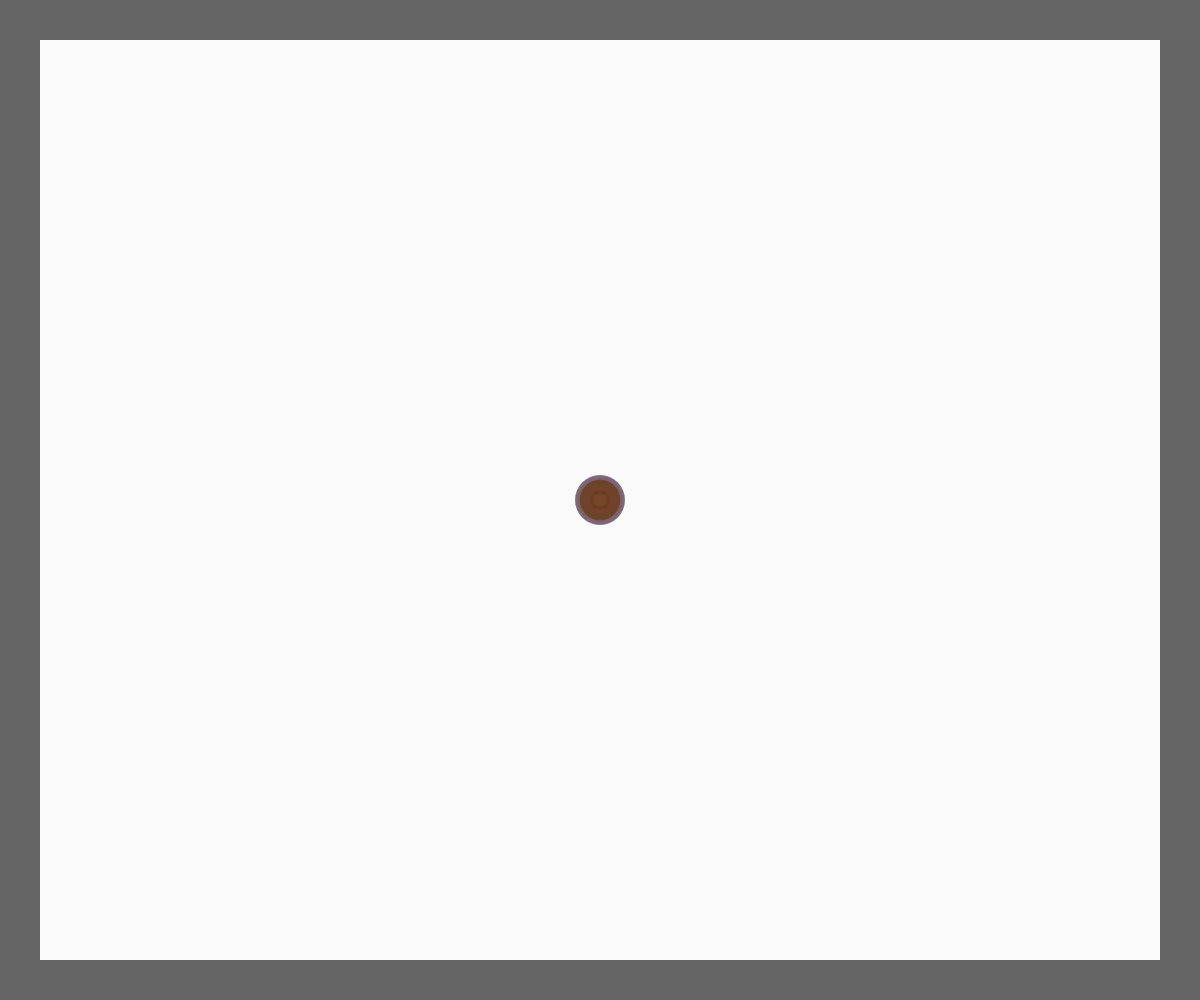
Frame 1 (no input)
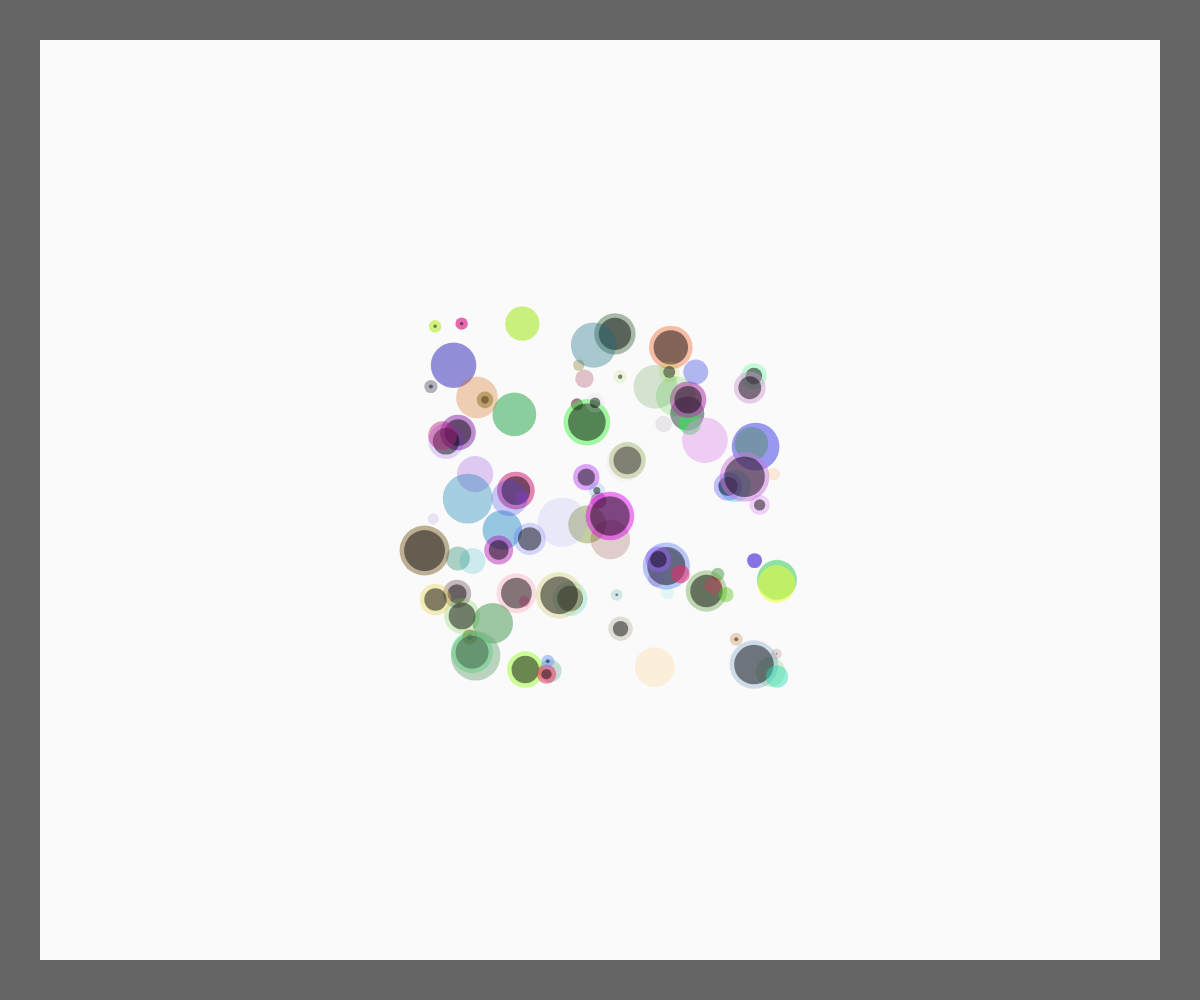
Frame 60 (no input)
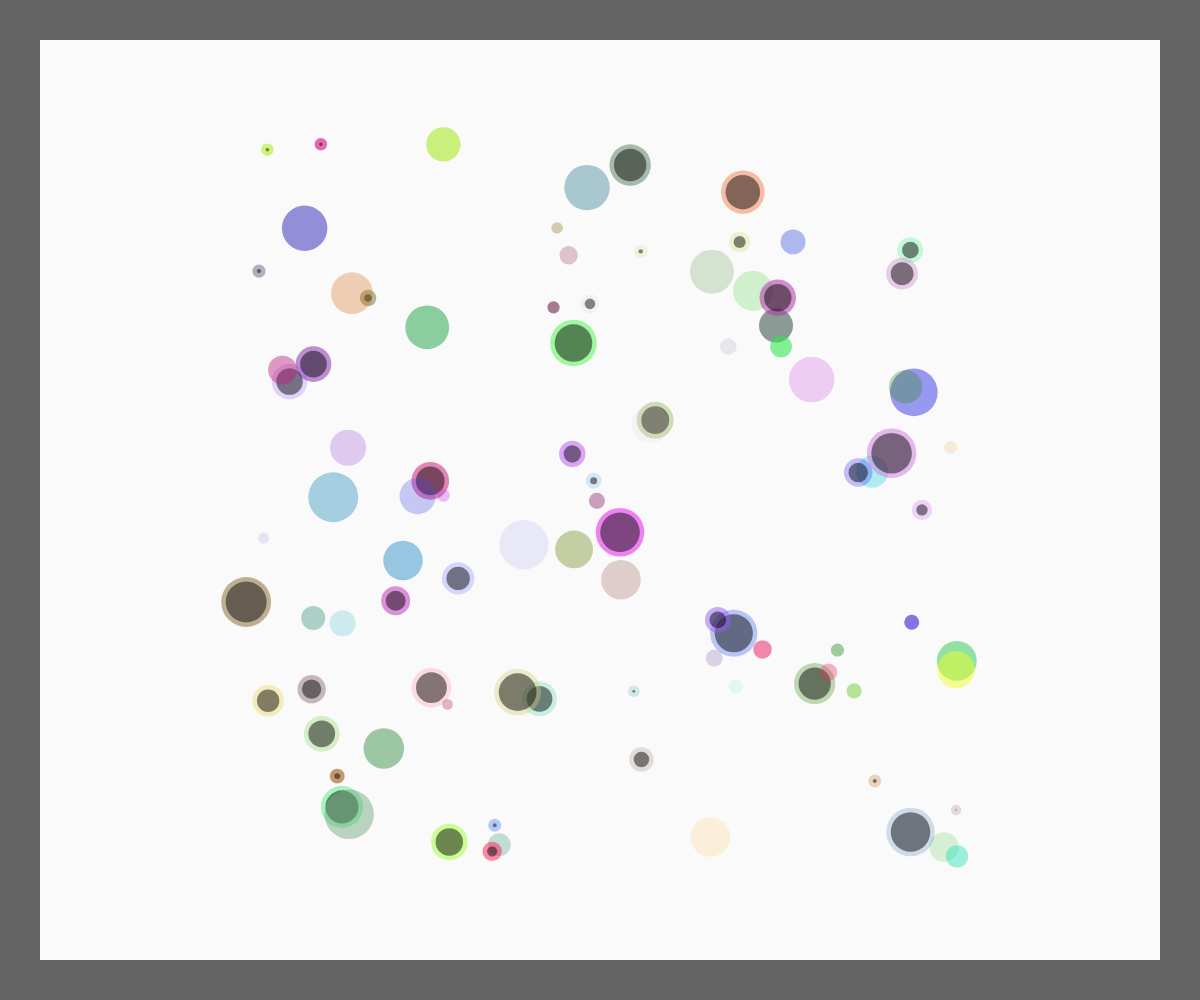
Frame 120 (the mouse pressed at the canvas centre since frame 60)

The p5.js sketch that drew these frames (run headless with seeded random() and noise() and a simulated clock; from frame 60 on, the mouse is pressed at the canvas centre):

// p5.js sketch
// ── sketch.js

let canvas; 
let count = 94;
let loX = new Array(count);
let loY = new Array(count);
let speedX = new Array(count);
let speedY = new Array(count);
let cirSize = new Array(count);
let colorsR = new Array(count);
let colorsG = new Array(count);
let colorsB = new Array(count);
let opacity = new Array(count);
let eyeball = new Array(count);


function setup(){
    canvas = createCanvas(windowWidth, windowHeight);
    canvas.position(0,0);
    canvas.style("z-index", -2);
    background(100,100,100);

    for (let i=0; i < loX.length; i++) {
    loX[i] = width/2;
    loY[i] = height/2;
    speedX[i] = random(-3, 3);
    speedY[i] = random(-3, 3);
    cirSize[i] = random(10, 50);
    colorsR[i] = int(random(0, 255));
    colorsG[i] = int(random(0, 255));
    colorsB[i] = int(random(0, 255));
    opacity[i] = int(random(40, 155));
    eyeball[i] = int(random(0,2));
    console.log(speedX);
  }
}

function windowResized(){
    resizeCanvas(windowWidth, windowHeight);
}

function draw() {

  background(100);
  // makes a frame
  fill(250);
  rect(40, 40, width-80, height-80);

  for (let i = 0; i < loX.length; i++) {

     //check boundaries for all balls
     // note the '40+' and '-40' are to pull in the borders to match 
     // the background rect

    if (loX[i] < 40+cirSize[i]/2 || loX[i] > (width-40)-cirSize[i]/2 ) {
      speedX[i] = -speedX[i];
    }
    if (loY[i] < 40+cirSize[i]/2 || loY[i] > (height-40)-cirSize[i]/2) {
      speedY[i] = -speedY[i];
    }

    //draw all balls
    push();
    translate(loX[i],loY[i]);
    fill(colorsR[i],colorsG[i] ,colorsB[i],opacity[i]);
    ellipse(0,0,cirSize[i],cirSize[i]);

    if (eyeball[i] == 1){
      fill(0,120);
      ellipse(0,0,cirSize[i]-9, cirSize[i]-9);

    }
    pop();

   
    //update all positions
    loX[i] += speedX[i];
    loY[i] += speedY[i];

  } // end of loop

}

function mouseMoved(){
    drawThing(mouseX, mouseY);
}

function drawThing(_x, _y){
    strokeWeight(0);
    fill(random(200,255), random(200,255), random(200,255))
    ellipse(_x, _y, 30, 30);
}
